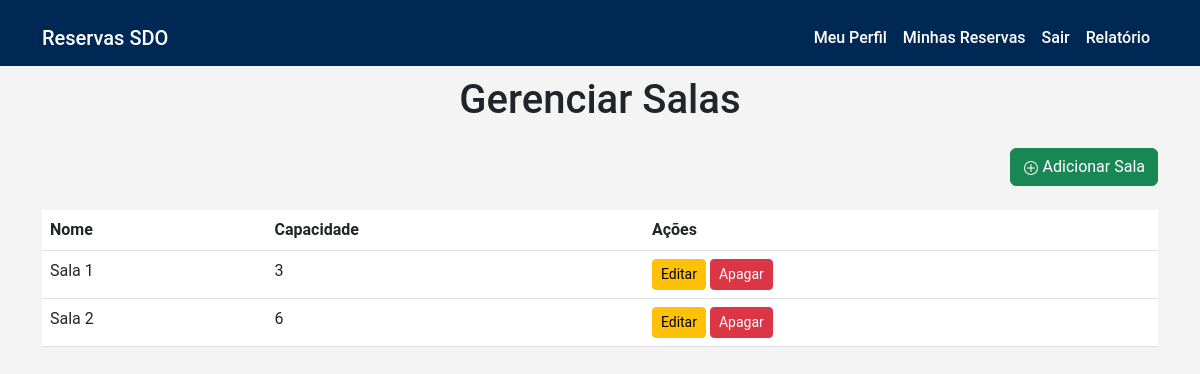
/gerenciar/ (signed in), run on an earlier commit of the app's database.
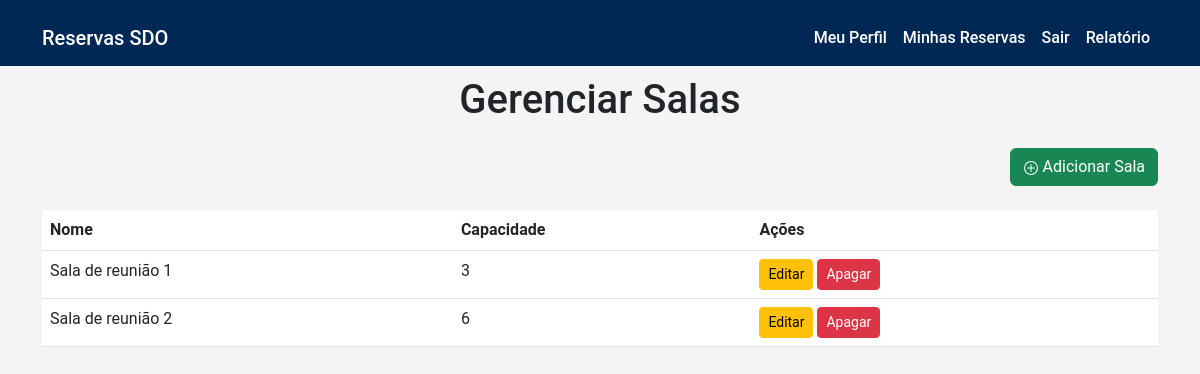
And on a later commit of the database.
### salas/models.py (models this page shows, shortened)
class Sala(models.Model):
    nome = models.CharField(max_length=100)
    imagem = models.ImageField(upload_to='salas/', default='salas/logo.png')  # Definindo imagem padrão
    tamanho = models.CharField(max_length=50)
    capacidade = models.IntegerField()

### salas/views.py (the view, shortened to what this page needs)
# urls.py: path('gerenciar/', views.gerenciar_salas, name='gerenciar_salas'),
@user_passes_test(lambda u: u.is_superuser)
def gerenciar_salas(request):
    salas = Sala.objects.all()
    form = SalaForm()  # Inicializa o formulário padrão
    return render(request, 'gerenciar_salas.html', {
        'salas': salas,
        'form': form,
    })

### templates/gerenciar_salas.html (shortened to what this page needs)
{% extends 'base.html' %}
{% block content %}
<h1 class="text-center mb-4">Gerenciar Salas</h1>
<div class="d-flex justify-content-end mb-3">
    <button class="btn btn-success" data-bs-toggle="modal" data-bs-target="#adicionarSalaModal">
        Adicionar Sala
    </button>
</div>
<table class="table mt-4">
    <thead>
        <tr>
            <th>Nome</th>
            <th>Capacidade</th>
            <th>Ações</th>
        </tr>
    </thead>
    <tbody>
        {% for sala in salas %}
        <tr>
            <td>{{ sala.nome }}</td>
            <td>{{ sala.capacidade }}</td>
            <td>
                <form method="POST" class="form-editar" style="display:inline;">
                    <button
                        type="button"
                        class="btn btn-warning btn-sm"
                        data-bs-toggle="modal"
                        data-bs-target="#editarModal"
                        data-sala-id="{{ sala.id }}"
                        data-nome="{{ sala.nome }}"
                        data-tamanho="{{ sala.tamanho }}"
                        data-capacidade="{{ sala.capacidade }}">
                        Editar
                    </button>
                </form>
                <form method="POST" class="form-deletar" style="display:inline;">
                    <button
                        type="button"
                        class="btn btn-danger btn-sm"
                        data-bs-toggle="modal"
                        data-bs-target="#confirmarExclusaoModal"
                        data-sala-id="{{ sala.id }}"
                        data-nome="{{ sala.nome }}">
                        Apagar
                    </button>
                </form>
            </td>
        </tr>
        {% endfor %}
    </tbody>
</table>
{% endblock %}

What changed in the data, as far as the page shows it:
removed Sala: nome "Sala 1", capacidade "3"
removed Sala: nome "Sala 2", capacidade "6"
added Sala: nome "Sala de reunião 1", capacidade "3"
added Sala: nome "Sala de reunião 2", capacidade "6"
